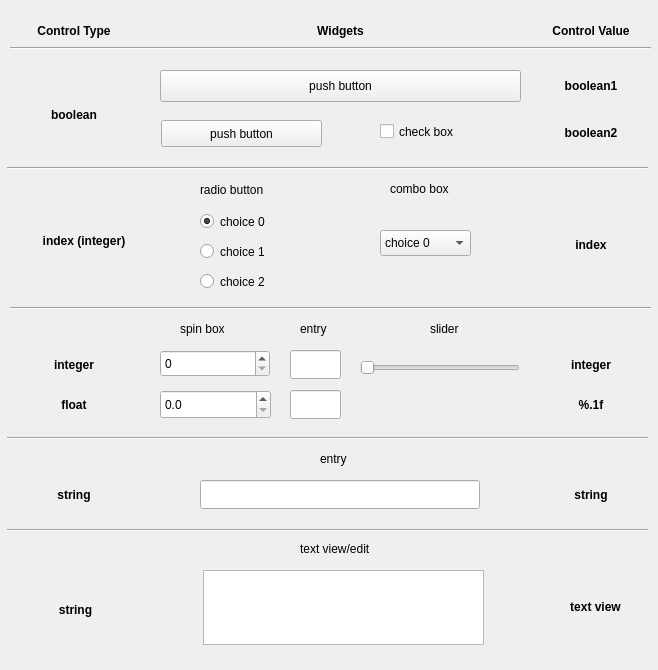
<ui version="4.0" >
 <author>Copyright (c) 2006 Fabrizio Pollastri</author>
 <class>example</class>
 <widget class="QMainWindow" name="example" >
  <property name="geometry" >
   <rect>
    <x>0</x>
    <y>0</y>
    <width>658</width>
    <height>670</height>
   </rect>
  </property>
  <property name="windowTitle" >
   <string>AVC Qt4 showcase example</string>
  </property>
  <widget class="QWidget" name="centralwidget" >
   <widget class="QPushButton" name="boolean1__pushbutton" >
    <property name="geometry" >
     <rect>
      <x>160</x>
      <y>70</y>
      <width>361</width>
      <height>32</height>
     </rect>
    </property>
    <property name="text" >
     <string>push button</string>
    </property>
   </widget>
   <widget class="Line" name="line" >
    <property name="geometry" >
     <rect>
      <x>10</x>
      <y>40</y>
      <width>641</width>
      <height>16</height>
     </rect>
    </property>
    <property name="orientation" >
     <enum>Qt::Horizontal</enum>
    </property>
   </widget>
   <widget class="QPushButton" name="boolean2__pushbutton2" >
    <property name="geometry" >
     <rect>
      <x>161</x>
      <y>120</y>
      <width>161</width>
      <height>27</height>
     </rect>
    </property>
    <property name="sizePolicy" >
     <sizepolicy>
      <hsizetype>7</hsizetype>
      <vsizetype>0</vsizetype>
      <horstretch>0</horstretch>
      <verstretch>0</verstretch>
     </sizepolicy>
    </property>
    <property name="text" >
     <string>push button</string>
    </property>
   </widget>
   <widget class="QCheckBox" name="boolean2" >
    <property name="geometry" >
     <rect>
      <x>380</x>
      <y>120</y>
      <width>141</width>
      <height>23</height>
     </rect>
    </property>
    <property name="autoFillBackground" >
     <bool>false</bool>
    </property>
    <property name="text" >
     <string>check box</string>
    </property>
   </widget>
   <widget class="Line" name="line_2" >
    <property name="geometry" >
     <rect>
      <x>7</x>
      <y>160</y>
      <width>641</width>
      <height>16</height>
     </rect>
    </property>
    <property name="orientation" >
     <enum>Qt::Horizontal</enum>
    </property>
   </widget>
   <widget class="QRadioButton" name="radio__button0" >
    <property name="geometry" >
     <rect>
      <x>200</x>
      <y>210</y>
      <width>112</width>
      <height>23</height>
     </rect>
    </property>
    <property name="text" >
     <string>choice 0</string>
    </property>
    <property name="checked" >
     <bool>true</bool>
    </property>
   </widget>
   <widget class="QRadioButton" name="radio__button2" >
    <property name="geometry" >
     <rect>
      <x>200</x>
      <y>270</y>
      <width>112</width>
      <height>23</height>
     </rect>
    </property>
    <property name="text" >
     <string>choice 2</string>
    </property>
   </widget>
   <widget class="QLabel" name="label" >
    <property name="geometry" >
     <rect>
      <x>200</x>
      <y>180</y>
      <width>78</width>
      <height>20</height>
     </rect>
    </property>
    <property name="text" >
     <string>radio button</string>
    </property>
   </widget>
   <widget class="QRadioButton" name="radio__button1" >
    <property name="geometry" >
     <rect>
      <x>200</x>
      <y>240</y>
      <width>111</width>
      <height>23</height>
     </rect>
    </property>
    <property name="text" >
     <string>choice 1</string>
    </property>
   </widget>
   <widget class="QLabel" name="label_2" >
    <property name="geometry" >
     <rect>
      <x>390</x>
      <y>180</y>
      <width>68</width>
      <height>17</height>
     </rect>
    </property>
    <property name="text" >
     <string>combo box</string>
    </property>
   </widget>
   <widget class="QLabel" name="label_3" >
    <property name="geometry" >
     <rect>
      <x>180</x>
      <y>320</y>
      <width>58</width>
      <height>17</height>
     </rect>
    </property>
    <property name="text" >
     <string>spin box</string>
    </property>
   </widget>
   <widget class="QLineEdit" name="float__entry" >
    <property name="geometry" >
     <rect>
      <x>290</x>
      <y>390</y>
      <width>51</width>
      <height>29</height>
     </rect>
    </property>
   </widget>
   <widget class="QLabel" name="label_4" >
    <property name="geometry" >
     <rect>
      <x>300</x>
      <y>320</y>
      <width>32</width>
      <height>17</height>
     </rect>
    </property>
    <property name="text" >
     <string>entry</string>
    </property>
   </widget>
   <widget class="QSpinBox" name="integer__spinbox" >
    <property name="geometry" >
     <rect>
      <x>160</x>
      <y>350</y>
      <width>110</width>
      <height>27</height>
     </rect>
    </property>
    <property name="maximum" >
     <number>999999</number>
    </property>
   </widget>
   <widget class="Line" name="line_4" >
    <property name="geometry" >
     <rect>
      <x>7</x>
      <y>430</y>
      <width>641</width>
      <height>16</height>
     </rect>
    </property>
    <property name="orientation" >
     <enum>Qt::Horizontal</enum>
    </property>
   </widget>
   <widget class="QLabel" name="label_5" >
    <property name="geometry" >
     <rect>
      <x>320</x>
      <y>450</y>
      <width>32</width>
      <height>17</height>
     </rect>
    </property>
    <property name="text" >
     <string>entry</string>
    </property>
   </widget>
   <widget class="Line" name="line_5" >
    <property name="geometry" >
     <rect>
      <x>7</x>
      <y>520</y>
      <width>641</width>
      <height>20</height>
     </rect>
    </property>
    <property name="orientation" >
     <enum>Qt::Horizontal</enum>
    </property>
   </widget>
   <widget class="QLabel" name="label_6" >
    <property name="geometry" >
     <rect>
      <x>430</x>
      <y>320</y>
      <width>34</width>
      <height>17</height>
     </rect>
    </property>
    <property name="text" >
     <string>slider</string>
    </property>
   </widget>
   <widget class="QLabel" name="label_7" >
    <property name="geometry" >
     <rect>
      <x>300</x>
      <y>540</y>
      <width>82</width>
      <height>17</height>
     </rect>
    </property>
    <property name="text" >
     <string>text view/edit</string>
    </property>
   </widget>
   <widget class="QLineEdit" name="integer__entry" >
    <property name="geometry" >
     <rect>
      <x>290</x>
      <y>350</y>
      <width>51</width>
      <height>29</height>
     </rect>
    </property>
   </widget>
   <widget class="QLineEdit" name="string__entry" >
    <property name="geometry" >
     <rect>
      <x>200</x>
      <y>480</y>
      <width>280</width>
      <height>29</height>
     </rect>
    </property>
   </widget>
   <widget class="Line" name="line_3" >
    <property name="geometry" >
     <rect>
      <x>10</x>
      <y>300</y>
      <width>641</width>
      <height>16</height>
     </rect>
    </property>
    <property name="orientation" >
     <enum>Qt::Horizontal</enum>
    </property>
   </widget>
   <widget class="QTextEdit" name="textview__textedit" >
    <property name="geometry" >
     <rect>
      <x>203</x>
      <y>570</y>
      <width>281</width>
      <height>75</height>
     </rect>
    </property>
   </widget>
   <widget class="QComboBox" name="radio__combobox" >
    <property name="geometry" >
     <rect>
      <x>380</x>
      <y>230</y>
      <width>91</width>
      <height>26</height>
     </rect>
    </property>
    <property name="minimumContentsLength" >
     <number>0</number>
    </property>
    <item>
     <property name="text" >
      <string>choice 0</string>
     </property>
    </item>
    <item>
     <property name="text" >
      <string>choice 1</string>
     </property>
    </item>
    <item>
     <property name="text" >
      <string>choice 2</string>
     </property>
    </item>
   </widget>
   <widget class="QLabel" name="textLabel1" >
    <property name="geometry" >
     <rect>
      <x>20</x>
      <y>20</y>
      <width>108</width>
      <height>22</height>
     </rect>
    </property>
    <property name="font" >
     <font>
      <weight>75</weight>
      <bold>true</bold>
     </font>
    </property>
    <property name="text" >
     <string>Control Type</string>
    </property>
    <property name="alignment" >
     <set>Qt::AlignCenter</set>
    </property>
    <property name="wordWrap" >
     <bool>false</bool>
    </property>
   </widget>
   <widget class="QLabel" name="textLabel3" >
    <property name="geometry" >
     <rect>
      <x>310</x>
      <y>20</y>
      <width>61</width>
      <height>22</height>
     </rect>
    </property>
    <property name="font" >
     <font>
      <weight>75</weight>
      <bold>true</bold>
     </font>
    </property>
    <property name="text" >
     <string>Widgets</string>
    </property>
    <property name="alignment" >
     <set>Qt::AlignCenter</set>
    </property>
    <property name="wordWrap" >
     <bool>false</bool>
    </property>
   </widget>
   <widget class="QLabel" name="textLabel2" >
    <property name="geometry" >
     <rect>
      <x>540</x>
      <y>20</y>
      <width>102</width>
      <height>22</height>
     </rect>
    </property>
    <property name="font" >
     <font>
      <weight>75</weight>
      <bold>true</bold>
     </font>
    </property>
    <property name="text" >
     <string>Control Value</string>
    </property>
    <property name="alignment" >
     <set>Qt::AlignCenter</set>
    </property>
    <property name="wordWrap" >
     <bool>false</bool>
    </property>
   </widget>
   <widget class="QLabel" name="textLabel4" >
    <property name="geometry" >
     <rect>
      <x>20</x>
      <y>100</y>
      <width>108</width>
      <height>30</height>
     </rect>
    </property>
    <property name="font" >
     <font>
      <weight>75</weight>
      <bold>true</bold>
     </font>
    </property>
    <property name="text" >
     <string>boolean</string>
    </property>
    <property name="alignment" >
     <set>Qt::AlignCenter</set>
    </property>
    <property name="wordWrap" >
     <bool>false</bool>
    </property>
   </widget>
   <widget class="QLabel" name="textLabel5" >
    <property name="geometry" >
     <rect>
      <x>30</x>
      <y>230</y>
      <width>108</width>
      <height>21</height>
     </rect>
    </property>
    <property name="font" >
     <font>
      <weight>75</weight>
      <bold>true</bold>
     </font>
    </property>
    <property name="text" >
     <string>index (integer)</string>
    </property>
    <property name="alignment" >
     <set>Qt::AlignCenter</set>
    </property>
    <property name="wordWrap" >
     <bool>false</bool>
    </property>
   </widget>
   <widget class="QLabel" name="textLabel6" >
    <property name="geometry" >
     <rect>
      <x>20</x>
      <y>350</y>
      <width>108</width>
      <height>29</height>
     </rect>
    </property>
    <property name="font" >
     <font>
      <weight>75</weight>
      <bold>true</bold>
     </font>
    </property>
    <property name="text" >
     <string>integer</string>
    </property>
    <property name="alignment" >
     <set>Qt::AlignCenter</set>
    </property>
    <property name="wordWrap" >
     <bool>false</bool>
    </property>
   </widget>
   <widget class="QLabel" name="textLabel7" >
    <property name="geometry" >
     <rect>
      <x>20</x>
      <y>390</y>
      <width>108</width>
      <height>29</height>
     </rect>
    </property>
    <property name="font" >
     <font>
      <weight>75</weight>
      <bold>true</bold>
     </font>
    </property>
    <property name="text" >
     <string>float</string>
    </property>
    <property name="alignment" >
     <set>Qt::AlignCenter</set>
    </property>
    <property name="wordWrap" >
     <bool>false</bool>
    </property>
   </widget>
   <widget class="QLabel" name="textLabel8" >
    <property name="geometry" >
     <rect>
      <x>20</x>
      <y>480</y>
      <width>108</width>
      <height>29</height>
     </rect>
    </property>
    <property name="font" >
     <font>
      <weight>75</weight>
      <bold>true</bold>
     </font>
    </property>
    <property name="text" >
     <string>string</string>
    </property>
    <property name="alignment" >
     <set>Qt::AlignCenter</set>
    </property>
    <property name="wordWrap" >
     <bool>false</bool>
    </property>
   </widget>
   <widget class="QLabel" name="label_9" >
    <property name="geometry" >
     <rect>
      <x>20</x>
      <y>600</y>
      <width>111</width>
      <height>20</height>
     </rect>
    </property>
    <property name="font" >
     <font>
      <weight>75</weight>
      <bold>true</bold>
     </font>
    </property>
    <property name="text" >
     <string>string</string>
    </property>
    <property name="alignment" >
     <set>Qt::AlignCenter</set>
    </property>
   </widget>
   <widget class="QLabel" name="textview__var" >
    <property name="geometry" >
     <rect>
      <x>540</x>
      <y>576</y>
      <width>111</width>
      <height>61</height>
     </rect>
    </property>
    <property name="font" >
     <font>
      <weight>75</weight>
      <bold>true</bold>
     </font>
    </property>
    <property name="text" >
     <string>text view</string>
    </property>
    <property name="alignment" >
     <set>Qt::AlignCenter</set>
    </property>
   </widget>
   <widget class="QLabel" name="string__var" >
    <property name="geometry" >
     <rect>
      <x>540</x>
      <y>480</y>
      <width>102</width>
      <height>29</height>
     </rect>
    </property>
    <property name="font" >
     <font>
      <weight>75</weight>
      <bold>true</bold>
     </font>
    </property>
    <property name="text" >
     <string>string</string>
    </property>
    <property name="alignment" >
     <set>Qt::AlignCenter</set>
    </property>
    <property name="wordWrap" >
     <bool>false</bool>
    </property>
   </widget>
   <widget class="QLabel" name="integer__var" >
    <property name="geometry" >
     <rect>
      <x>540</x>
      <y>350</y>
      <width>102</width>
      <height>29</height>
     </rect>
    </property>
    <property name="font" >
     <font>
      <weight>75</weight>
      <bold>true</bold>
     </font>
    </property>
    <property name="text" >
     <string>integer</string>
    </property>
    <property name="alignment" >
     <set>Qt::AlignCenter</set>
    </property>
    <property name="wordWrap" >
     <bool>false</bool>
    </property>
   </widget>
   <widget class="QLabel" name="radio__var" >
    <property name="geometry" >
     <rect>
      <x>540</x>
      <y>220</y>
      <width>102</width>
      <height>49</height>
     </rect>
    </property>
    <property name="font" >
     <font>
      <weight>75</weight>
      <bold>true</bold>
     </font>
    </property>
    <property name="text" >
     <string>index</string>
    </property>
    <property name="alignment" >
     <set>Qt::AlignCenter</set>
    </property>
    <property name="wordWrap" >
     <bool>false</bool>
    </property>
   </widget>
   <widget class="QLabel" name="boolean2__label" >
    <property name="geometry" >
     <rect>
      <x>540</x>
      <y>120</y>
      <width>102</width>
      <height>26</height>
     </rect>
    </property>
    <property name="font" >
     <font>
      <weight>75</weight>
      <bold>true</bold>
     </font>
    </property>
    <property name="text" >
     <string>boolean2</string>
    </property>
    <property name="alignment" >
     <set>Qt::AlignCenter</set>
    </property>
    <property name="wordWrap" >
     <bool>false</bool>
    </property>
   </widget>
   <widget class="QLabel" name="boolean1__var" >
    <property name="geometry" >
     <rect>
      <x>540</x>
      <y>70</y>
      <width>102</width>
      <height>32</height>
     </rect>
    </property>
    <property name="font" >
     <font>
      <weight>75</weight>
      <bold>true</bold>
     </font>
    </property>
    <property name="text" >
     <string>boolean1</string>
    </property>
    <property name="alignment" >
     <set>Qt::AlignCenter</set>
    </property>
    <property name="wordWrap" >
     <bool>false</bool>
    </property>
   </widget>
   <widget class="QSlider" name="integer__slider" >
    <property name="geometry" >
     <rect>
      <x>360</x>
      <y>360</y>
      <width>160</width>
      <height>16</height>
     </rect>
    </property>
    <property name="singleStep" >
     <number>1</number>
    </property>
    <property name="orientation" >
     <enum>Qt::Horizontal</enum>
    </property>
   </widget>
   <widget class="QDoubleSpinBox" name="float__spinbox" >
    <property name="geometry" >
     <rect>
      <x>160</x>
      <y>390</y>
      <width>111</width>
      <height>29</height>
     </rect>
    </property>
    <property name="specialValueText" >
     <string/>
    </property>
    <property name="decimals" >
     <number>1</number>
    </property>
    <property name="maximum" >
     <double>1000000.000000000000000</double>
    </property>
    <property name="singleStep" >
     <double>0.100000000000000</double>
    </property>
   </widget>
   <widget class="QLabel" name="float__var" >
    <property name="geometry" >
     <rect>
      <x>540</x>
      <y>390</y>
      <width>102</width>
      <height>29</height>
     </rect>
    </property>
    <property name="font" >
     <font>
      <weight>75</weight>
      <bold>true</bold>
     </font>
    </property>
    <property name="text" >
     <string>%.1f</string>
    </property>
    <property name="alignment" >
     <set>Qt::AlignCenter</set>
    </property>
    <property name="wordWrap" >
     <bool>false</bool>
    </property>
   </widget>
  </widget>
 </widget>
 <resources/>
 <connections/>
</ui>
